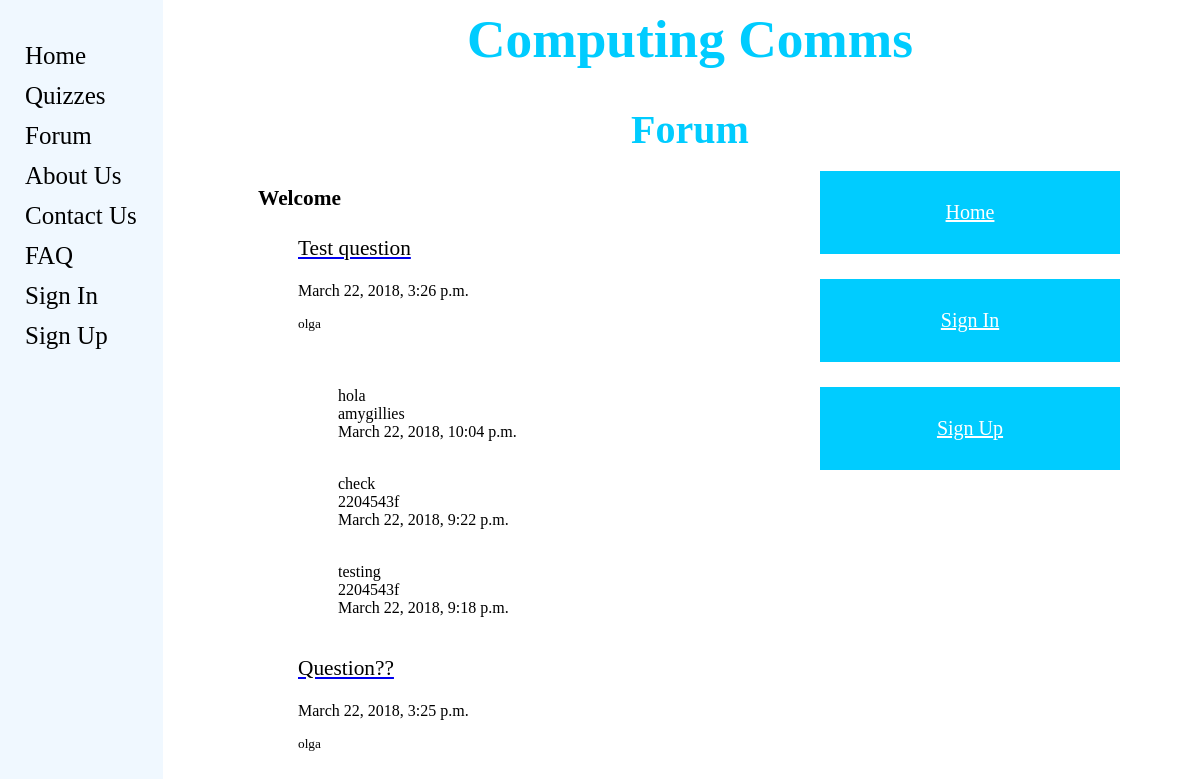
The app's page /computingcomms/forum/, older data.
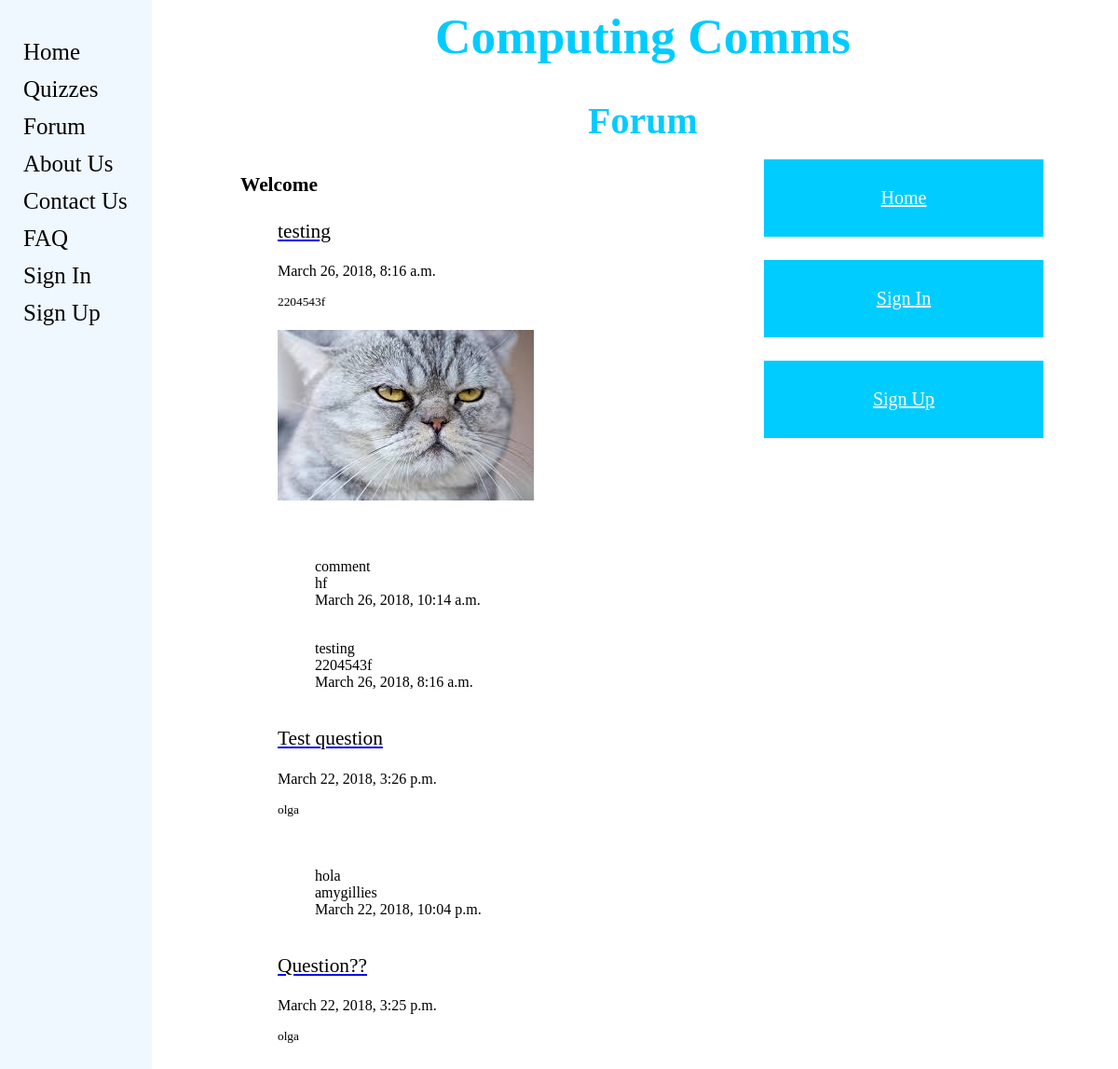
The same page, newer data.
### computingcomms/models.py (models this page shows, shortened)
class ForumPost(models.Model):
    question = models.CharField(max_length=128)
    picture = models.ImageField(upload_to='forum_images',blank=True)
    date = models.DateTimeField(auto_now=True)
    user = models.ForeignKey(User, on_delete=models.DO_NOTHING)
    slug = models.SlugField(unique=True)

class Comment(models.Model):
    comment = models.CharField(max_length=128)
    user = models.ForeignKey(User, on_delete=models.DO_NOTHING)
    image = models.ImageField(upload_to='comment_images', blank=True)
    date = models.DateTimeField(auto_now=True)
    post = models.ForeignKey('computingcomms.ForumPost', related_name = 'comment' , on_delete=models.DO_NOTHING)

### computingcomms/views.py (the view)
# urls.py: url(r'^forum/(?P<post_slug>[\w\-]+)/$', views.show_post, name='show_post'),
def forum(request):
    posts_list = ForumPost.objects.order_by('-date')
    comments_list = Comment.objects.order_by('-date')[:3]
    context_dict = {'posts': posts_list, 'comments': comments_list}
    return render(request, 'computingcomms/forum.html', context_dict)

### templates/computingcomms/forum.html (shortened to what this page needs)
{% extends 'computingcomms/base.html' %}
{% load staticfiles %}
{% block head_block %}
	<div>
		<center><h1>Computing Comms</h1></center>
                <center><h2>Forum</h2></center>
	</div>
{% endblock %}
{% block body_block %}
	<div>
		{% if user.is_authenticated %}
			<h3><p>Welcome {{ user.username }}</p></h3>
		{% else %}
			<h3><p>Welcome</p></h3>
		{% endif %}
	</div>
	<div>
	    {% if posts %}
		<ul>
		{% for post in posts %}
			<a href="{{post.slug}}"><p>{{ post.question }}</p></a>
			<p id="date">{{ post.date }}</p>
			<p id="user">{{ post.user }}</p>
                        {% if post.picture %}
			    <p><img src="{{ MEDIA_URL }}{{ post.picture }}" alt="no image"></p>
                        {% endif %}
			{% if comments %}
				<ul>
`				{% for comment in comments %}
				{% if post.question == comment.post.question %}
				   <p id="comment">{{ comment.comment }}<br>
				   {{ comment.user }} <br>
				   {{ comment.date }} <br>
				   {{ comment.image }}<br>
				{% endif %}
				   {% endfor %}
				</ul>
			    {% else %}
				<p id="comment">There are no comments yet</p>
			    {% endif %}
		{% endfor %}
		</ul>
	    {% else %}
		<p><strong>There are no posts present.</strong></p>
	    {% endif %}
	</div>
	<div class="buttons_position">
	{% if user.is_authenticated %}
		<ul>
		<a href="{% url 'my_account' %}"><button class="button">My Account</a></button><br><br>
		<a href="{% url 'add_image' %}"><button class="button">Add Image</a></button><br><br>
		<a href="{% url 'add_question' %}"><button class="button">Add Question</a></button>
		</ul>
	{% else %}
		<ul>
		<a href="{% url 'home' %}"><button class="button">Home</a></button><br><br>
		<a href="{% url 'login' %}"><button class="button">Sign In</a></button><br><br>
		<a href="{% url 'register' %}"><button class="button">Sign Up</a></button>
		</ul>
	{% endif %}
	</div>
{% endblock %}

### templates/computingcomms/base.html (shortened to what this page needs)
{% load staticfiles %}
<head>
	<link rel="stylesheet" type="text/css" href="{% static "CSS/stylesheet.css" %}"/>
</head>
<html>
	<head>
		{% block head_block %}
		{% endblock %}
	</head>
	<body>
		<div class ="sidenav">
			{% block sidebar_block %}
				<ul>
					<a href="{% url 'home' %}">Home</a>
					<a href="{% url 'quizzes' %}">Quizzes</a>
					<a href="{% url 'forum' %}">Forum</a>
					<a href="{% url 'about_us' %}">About Us</a>
					<a href="{% url 'contact_us' %}">Contact Us</a>
					<a href="{% url 'faq' %}">FAQ</a>
					{% if user.is_authenticated %}
						<a href="{% url 'my_account' %}">My Account</a>
						<a href="{% url 'sign_out' %}">Logout</a>
					{% else %}
						<a href="{% url 'login' %}">Sign In</a>
						<a href="{% url 'register' %}">Sign Up</a>
					{% endif %}
                </ul>
			{% endblock %}
		</div>
		<div>
			{% block body_block %}
			{% endblock %}
		</div>
	</body>
</html>

### static/CSS/stylesheet.css (style rules this page uses)
h1 { font-size: 40pt; text-align: center; color: #00ccff; font-family: Bernard MT Condensed; padding-left: 180px; }
h2 { font-size: 30pt; text-align: center; color: #00ccff; font-family: Bernard MT Condensed; padding-left: 180px; }
p { font-size: 16pt; color: black; font-family: Calibri; margin-left: 250px; margin-right: 30px; }
#date { font-size: 12pt; color: black; font-family: Calibri; }
#user { font-size: 10pt; color: black; font-family: Calibri; }
#comment { font-size: 12pt; color: black; font-family: Calibri; }
.button { background-color: #00ccff; border: none; color: white; padding: 30px 62px; text-align: center; text-decoration: none; display: inline-block; font-size: 20px; font-family: Calibri; width: 300px; }
.sidenav { height: 100%; width: 180px; position:fixed; z-index: 1; top: 0; left: -17; background-color: #F0F8FF; overflow-x: hidden; padding-top: 15px; }
.sidenav a { padding: 6px 2px 6px 2px; text-decoration: none; font-size: 25px; font-family: Calibri; color: black; display: block; }
.button a:link { color: white; font-size: 20px; font-family: Calibri; }
.buttons_position { position: absolute; top: 150px; right: 80px }
body { font-family: Calibri; color: black; font-size: 16pt; }

Row changes from the older to the newer data that the page shows:
added ForumPost: question "testing", date "March 26, 2018, 8:16 a.m.", user "2204543f", picture (picture)
added Comment: comment "comment", user "hf", date "March 26, 2018, 10:14 a.m.", shown under "testing"
added Comment: comment "testing", user "2204543f", date "March 26, 2018, 8:16 a.m."
computed for ForumPost "Test question": loses Comment (comment "check", user "2204543f", date "March 22, 2018, 9:22 p.m."); loses Comment (comment "testing", user "2204543f", date "March 22, 2018, 9:18 p.m.")
